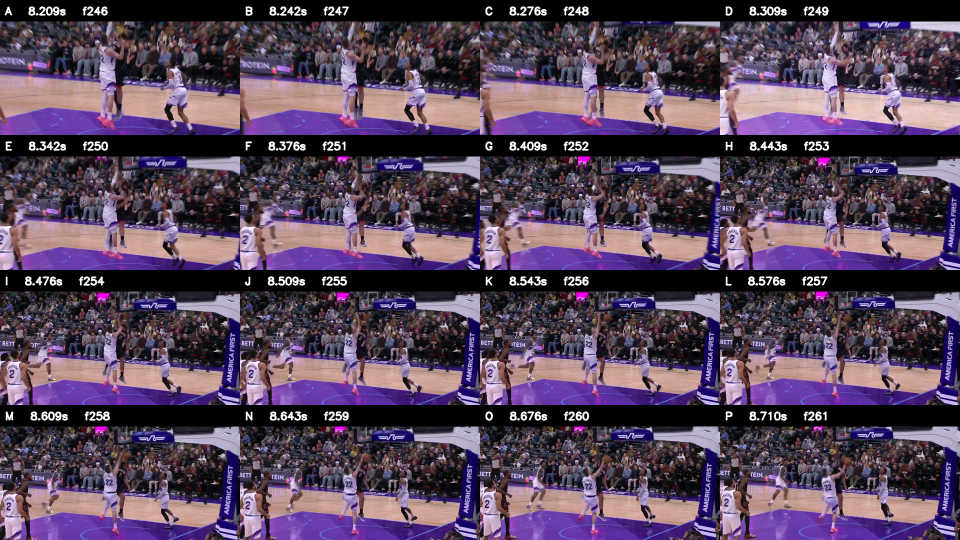
#> input picture freeze_spin/manual_chooser_extended/Jazz_Dunk_Chooser_A-P.png, 1920 x 1080 px (shown at 1/2 size)
$ python -i prove_right_above_rim_physical_event_v70.py   (imports and definitions only)
#> lines starting #> are read from the running program, lines starting #| are printed output that depends on the picture; after the words box and inside, x2 and y2 are one past the last pixel; in counts of white or black regions, pixels touching at a corner belong together
#> further down, picture is the input picture: shape (1080, 1920, 3); mean B, G, R 91.6, 68.8, 87.1
from __future__ import annotations
import argparse, cv2, numpy as np, math, json, hashlib
from pathlib import Path
from scipy.optimize import least_squares
from scipy.ndimage import distance_transform_edt, maximum_filter
from scipy.spatial import cKDTree

FT=30.48; RIM_X=15*2.54; PAINT=8*FT; FTX=15*FT; FTR=6*FT; RESTRICT=4*FT; RIMR=9*2.54
EV_SHA='7092757ccbc61ebe97f38620afa9535564c7636f70647fd3f8cbfb58aa91178b'
TG_SHA='0740ccde03fd7839ae92a0dd617312472559ceedafe94b5825fe8ad512d96a4a'
LAR_CENTER=np.array([1954.0944213029006,-20.657870280048282,370.3129555117168],float)

# [5 lines left out: function sha256, not called in this run]

def hsv_masks(im):
 hsv=cv2.cvtColor(im,cv2.COLOR_BGR2HSV);h,s,v=cv2.split(hsv)
#> after `hsv = cv2.cvtColor(im, cv2.COLOR_BGR2HSV)`: hsv: shape (1080, 1920, 3); mean H, S, V 92.9, 78, 101.4
#> after `h, s, v = cv2.split(hsv)`:
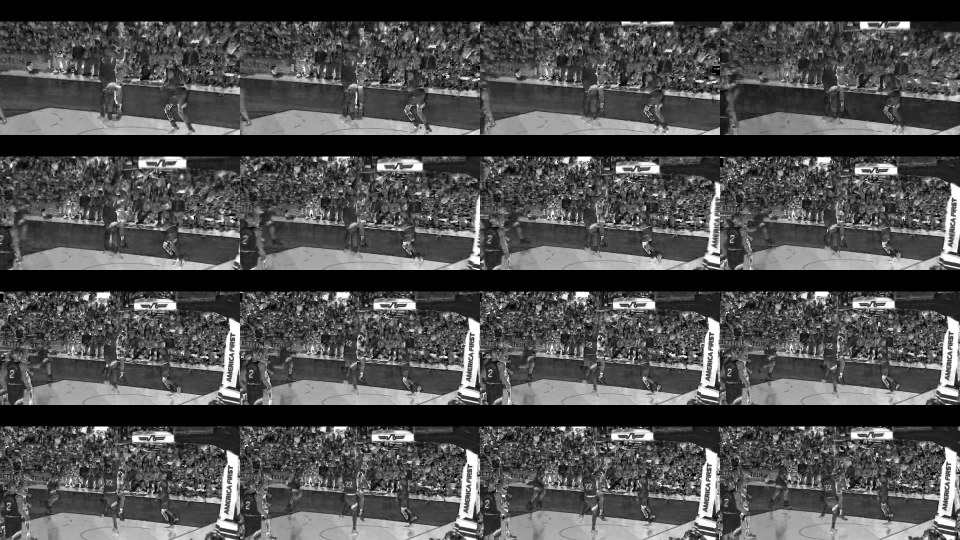
#> s: shape (1080, 1920) (shown at 1/2 size); min 0, max 255, mean 78
#> after `h, s, v = cv2.split(hsv)`:
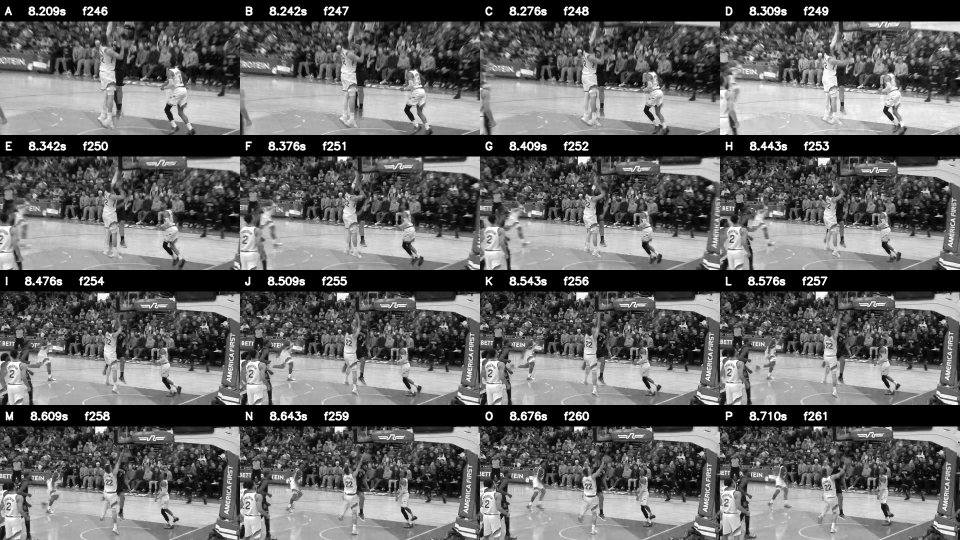
#> v: shape (1080, 1920) (shown at 1/2 size); min 0, max 255, mean 101.4
 cyan=((h>=105)&(h<=122)&(s>=50)&(v>=120)).astype(np.uint8)
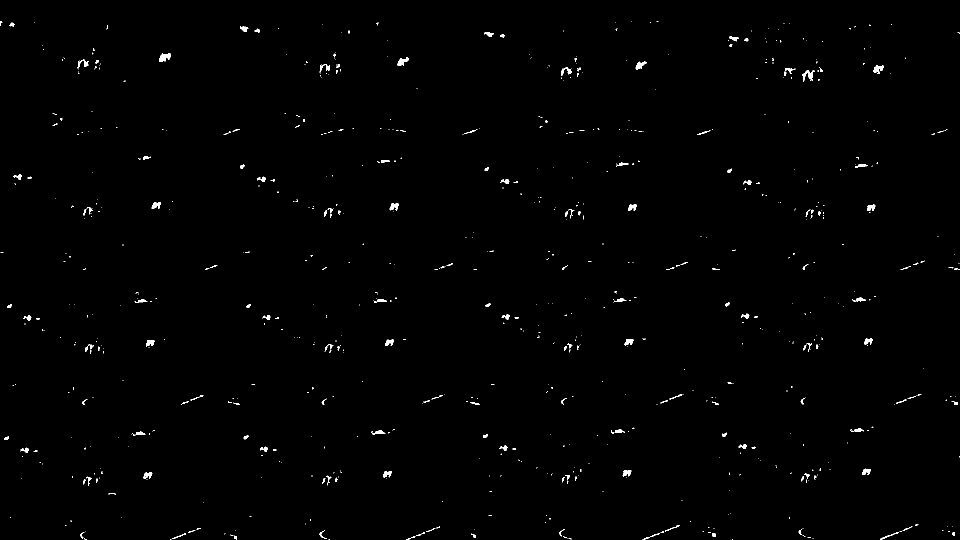
#> cyan: shape (1080, 1920) (shown at 1/2 size); values 0 (black) and 1 (white), 0.59% white; 774 white regions (619 under 20 px), largest, box (x1, y1, x2, y2) and area: (318, 106, 342, 124) 262, (1605, 141, 1630, 164) 214, (795, 114, 818, 132) 212
 red=(((h<=18)|(h>=170))&(s>=80)&(v>=60)).astype(np.uint8)
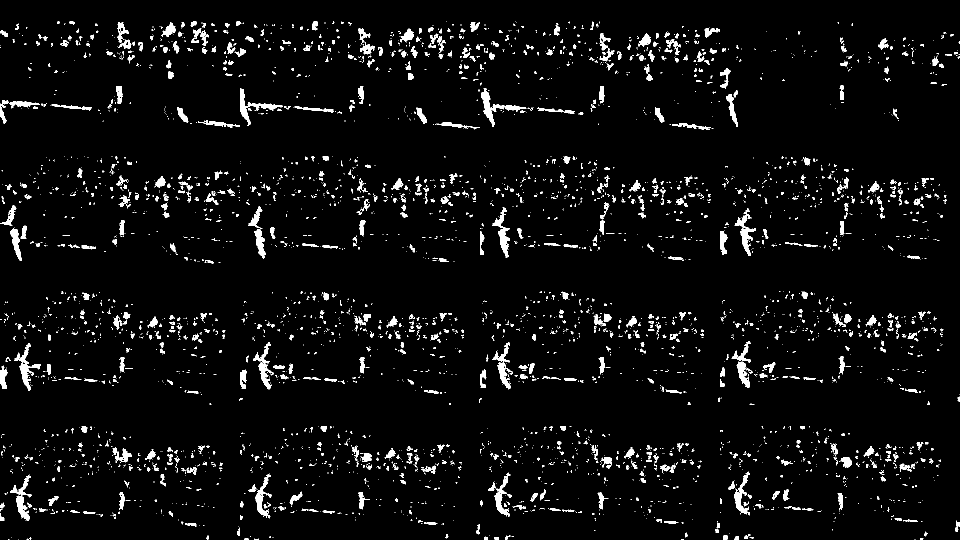
#> red: shape (1080, 1920) (shown at 1/2 size); values 0 (black) and 1 (white), 4.2% white; 4206 white regions (3346 under 20 px), largest, box (x1, y1, x2, y2) and area: (963, 177, 1053, 254) 1311, (480, 177, 565, 252) 1213, (28, 687, 82, 782) 1179
 return cyan,red

def ridge(mask,min_dt=1.5,win=5):
 dt=distance_transform_edt(mask);mx=maximum_filter(dt,size=win,mode='constant');r=mask&(dt>=min_dt)&(dt>=mx-1e-6);y,x=np.where(r);return np.c_[x,y].astype(float)

def extract_event(im):
 cyan,red=hsv_masks(im);Y,X=np.indices(cyan.shape);out={}
 for name,roi in [('left',(X<285)&(Y<390)),('right',(X>675)&(Y<390))]:
  y,x=np.where(cyan.astype(bool)&roi);pts=np.c_[x,y].astype(np.float32)
  vx,vy,x0,y0=cv2.fitLine(pts,cv2.DIST_L1,0,.01,.01).ravel();d=np.abs((pts[:,0]-x0)*vy-(pts[:,1]-y0)*vx);pts=pts[d<3]
  rows=[]
  for yb in range(0,390,8):
   q=pts[(pts[:,1]>=yb)&(pts[:,1]<yb+8)]
   if len(q)>=3: rows.append([np.median(q[:,0]),np.median(q[:,1])])
  rows=np.asarray(rows,float);vx,vy,x0,y0=cv2.fitLine(rows.astype(np.float32),cv2.DIST_L1,0,.01,.01).ravel();d=np.abs((rows[:,0]-x0)*vy-(rows[:,1]-y0)*vx);out[name]=rows[d<1.5]
#> this loop made 2 passes
#> after the loop, out = 2 items
 roi=(X>280)&(X<680)&(Y<170);n,lab,stats,_=cv2.connectedComponentsWithStats((cyan.astype(bool)&roi).astype(np.uint8),8);fm=np.zeros_like(cyan,bool)
#> after `n, lab, stats, _ = cv2.connectedComponentsWithStats((cyan.astype(bool)`:
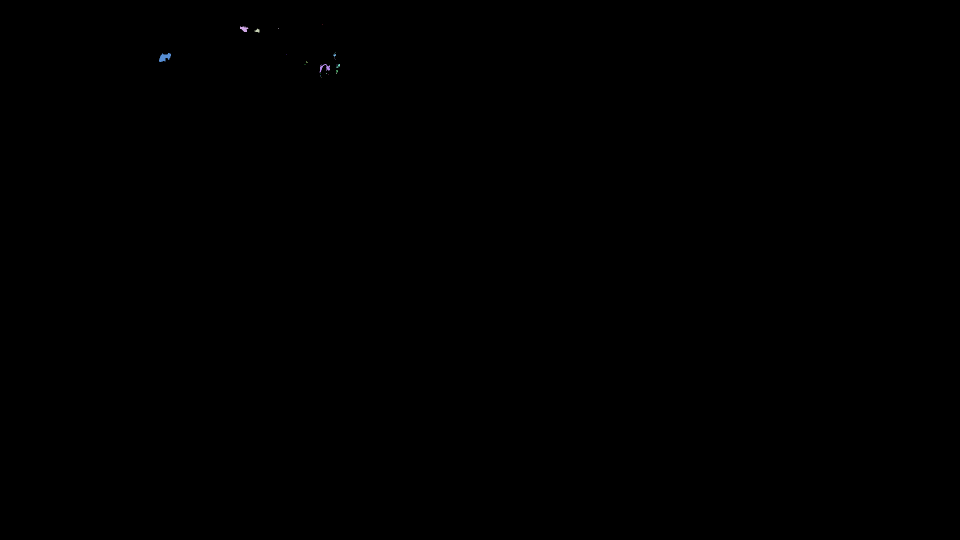
#> lab: shape (1080, 1920) int32 (shown at 1/2 size); 23 distinct labels, from 0 to 22; one colour per label, 0 black
#> after `n, lab, stats, _ = cv2.connectedComponentsWithStats((cyan.astype(bool)`: n = 23; stats = 23 rows, first 6: [0, 0, 1920, 1080, 2072953], [644, 49, 1, 1, 1], [480, 53, 17, 11, 116], [509, 57, 10, 8, 48], [557, 56, 1, 2, 2], [669, 105, 2, 2, 2]
#> after `fm = np.zeros_like(cyan, bool)`: fm: shape (1080, 1920) bool; every value is 0
 for i in range(1,n):
  a=int(stats[i,cv2.CC_STAT_AREA]);x,y,w,h=map(int,stats[i,:4])
  if a<40: continue
  if y>=130 and w<=22 and h<=10: continue
  fm|=lab==i
#> this loop made 22 passes
#> (a, x, y, w, h) on passes 1 to 12: (1, 644, 49, 1, 1), (116, 480, 53, 17, 11), (48, 509, 57, 10, 8), (2, 557, 56, 1, 2), (2, 669, 105, 2, 2), (262, 318, 106, 24, 18), (1, 573, 108, 1, 1), (17, 667, 108, 5, 5), (2, 668, 115, 1, 2), (1, 670, 119, 1, 1), (6, 612, 123, 3, 3), (2, 609, 128, 2, 1)
#> fm: shape (1080, 1920) bool; 0.03% white; 4 white regions, box (x1, y1, x2, y2) and area: (318, 106, 342, 124) 262, (639, 128, 660, 145) 131, (480, 53, 497, 64) 116, (509, 57, 519, 65) 48
 out['ft']=ridge(fm)
#> in ridge, `r = mask & (dt >= min_dt) & (dt >= mx - 1e-06)`: r: shape (1080, 1920) bool; 0% white in thin lines or dots, all inside (x1, y1, x2, y2) = (325, 56, 657, 140)
#> in ridge, `y, x = np.where(r)`: y = 18 values from 56 to 139; x = 18 values, max 656 at index 13, min 325 at index 8, mean 536.5
 roi=(X>300)&(X<670)&(Y>205)&(Y<385);n,lab,stats,_=cv2.connectedComponentsWithStats((cyan.astype(bool)&roi).astype(np.uint8),8);i=1+int(np.argmax(stats[1:,cv2.CC_STAT_AREA]));rp=ridge(lab==i);out['restricted']=rp[rp[:,0]<575]
#> after `n, lab, stats, _ = cv2.connectedComponentsWithStats((cyan.astype(bool)`: lab: shape (1080, 1920) int32; 21 distinct labels, from 0 to 20
#> after `n, lab, stats, _ = cv2.connectedComponentsWithStats((cyan.astype(bool)`: n = 21; stats = 21 rows, first 6: [0, 0, 1920, 1080, 2073291], [569, 226, 3, 1, 3], [668, 227, 1, 1, 1], [592, 230, 8, 4, 10], [606, 239, 4, 5, 16], [590, 250, 10, 5, 17]
#> after `i = 1 + int(np.argmax(stats[1:, cv2.CC_STAT_AREA]))`: i = 16
#> in ridge (call 2), `dt = distance_transform_edt(mask)`: mask: shape (1080, 1920) bool; 0% white; 1 white region, box (x1, y1, x2, y2) and area: (514, 353, 532, 364) 103
#> in ridge (call 2), `y, x = np.where(r)`: r: shape (1080, 1920) bool; 0% white in thin lines or dots, all inside (x1, y1, x2, y2) = (517, 357, 528, 361)
#> after `rp = ridge(lab == i)`: rp = [[517, 357], [527, 357], [526, 360]]
 cx,cy=480.,313.;rr=np.sqrt((X-cx)**2+(Y-cy)**2);ang=(np.degrees(np.arctan2(Y-cy,X-cx))+360)%360;rim=[]
#> after `rr = np.sqrt((X - cx) ** 2 + (Y - cy) ** 2)`:
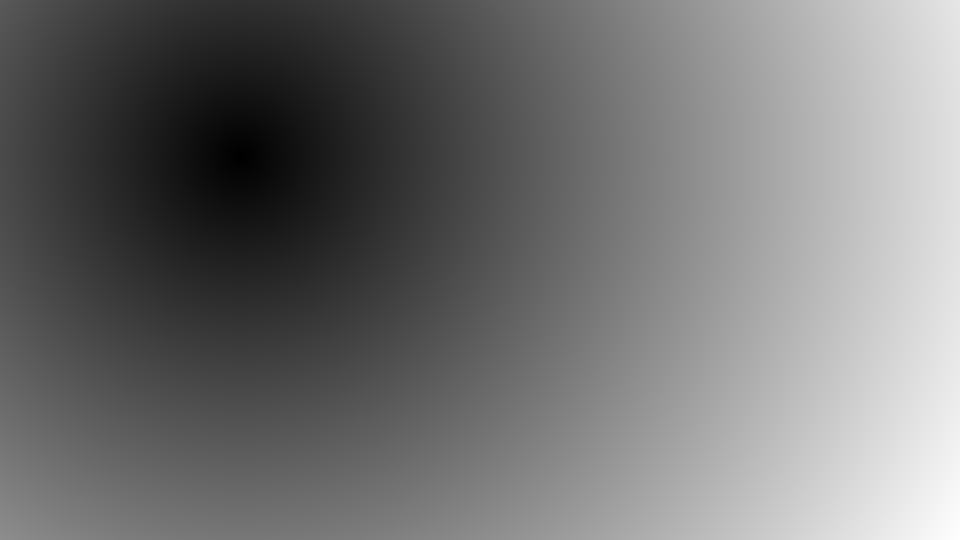
#> rr: shape (1080, 1920) float64 (shown at 1/2 size); min 0, max 1630.2, mean 734.4; drawn with min black and max white
#> after `ang = (np.degrees(np.arctan2(Y - cy, X - cx)) + 360) % 360`:
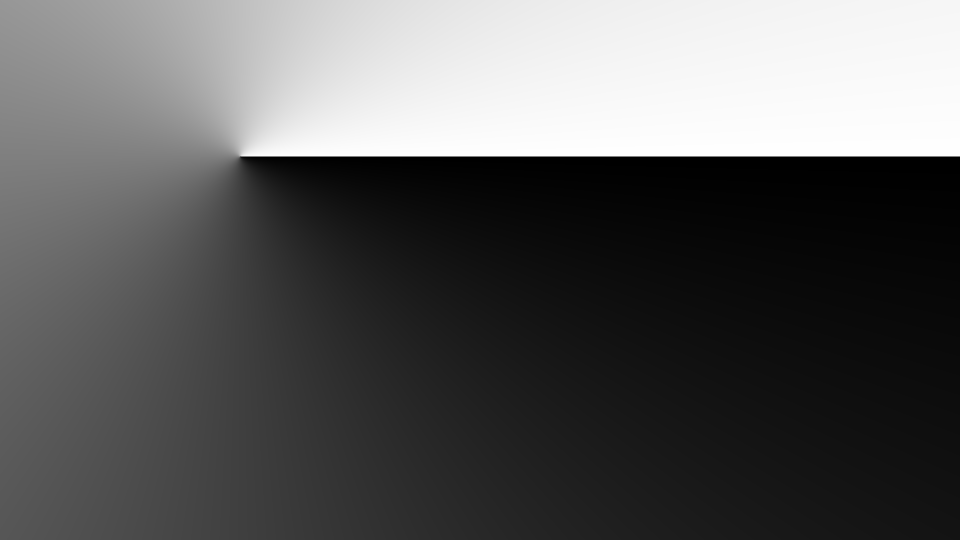
#> ang: shape (1080, 1920) float64 (shown at 1/2 size); min 0, max 360, mean 129.7; drawn with min black and max white
 for a0 in np.arange(0,360,4):
  sel=red.astype(bool)&(rr>42)&(rr<65)&(X>410)&(X<555)&(Y>240)&(Y<380)&(ang>=a0)&(ang<a0+4);ys,xs=np.where(sel)
  if len(xs)>=2:
   rv=np.sqrt((xs-cx)**2+(ys-cy)**2);j=np.argmin(rv);rim.append([xs[j],ys[j],a0])
#> this loop made 90 passes
#> (a0, ys, xs, rv, j) on passes 11, 23, 24, 27: (40, [351, 351, 352], [522, 523, 522], [56.64, 57.38, 57.31], 0), (88, [355, 356, 356, 357, 357, 358, 358, 361, 361, 372], [481, 480, 481, 480, 481, 480, 481, 480, 481, 478], [42.01, 43, 43.01, 44, 44.01, 45, 45.01, 48, 48.01, 59.03], 0), (92, [371, 372, 372, 372], [477, 475, 476, 477], [58.08, 59.21, 59.14, 59.08], 0), (104, [357, 358, 358, 359, 359, 359, 360, 360], [468, 467, 468, 466, 467, 468, 465, 466], [45.61, 46.84, 46.57, 48.08, 47.8, 47.54, 49.34, 49.04], 0)
#> (a0, ys, xs, j) on pass 33: (128, [345, 346, 346, 346, 346, 347, 347, 347, 347, 348], [452, 451, 452, 453, 454, 450, 451, 452, 453, 452], 4)
#> after the loop, rim = 19 items, first 6: [522, 351, 40], [481, 355, 88], [477, 371, 92], [468, 357, 104], [454, 347, 124], [454, 346, 128]
 return out,np.asarray(rim,float)

# [27 lines left out: functions extract_target, split_dict, not called in this run]

def split_rim(rim,off):
 ii=np.arange(len(rim));m=((ii+off)%4==0);return rim[~m,:2],rim[m,:2]

def curve(k,n=720):
 if k=='left':
  x=np.linspace(-400,1200,n);return np.c_[x,np.full(n,-PAINT),np.zeros(n)]
 if k=='right':
  x=np.linspace(-400,1200,n);return np.c_[x,np.full(n,PAINT),np.zeros(n)]
 t=np.linspace(0,2*np.pi,n)
 if k=='ft': return np.c_[FTX+FTR*np.cos(t),FTR*np.sin(t),np.zeros(n)]
 if k=='restricted': return np.c_[RIM_X+RESTRICT*np.cos(t),RESTRICT*np.sin(t),np.zeros(n)]
 return np.c_[RIM_X+RIMR*np.cos(t),RIMR*np.sin(t),np.full(n,10*FT)]
CUR={k:curve(k,900 if k in ['left','right'] else 720) for k in ['left','right','ft','restricted','rim']}
ACTION=np.array([[x,y,z] for x in np.linspace(-30,250,8) for y in np.linspace(-180,180,9) for z in np.linspace(20,350,8)],float)

def project_full(p,P):
 C=p[:3];f=np.exp(p[3]);cx,cy=p[4:6];R=cv2.Rodrigues(p[6:9].reshape(3,1))[0];q=(R@(P-C).T).T;return np.c_[f*q[:,0]/q[:,2]+cx,f*q[:,1]/q[:,2]+cy],q[:,2]
def project_fixed(p,C,P):
 f=np.exp(p[0]);cx,cy=p[1:3];R=cv2.Rodrigues(p[3:6].reshape(3,1))[0];q=(R@(P-C).T).T;return np.c_[f*q[:,0]/q[:,2]+cx,f*q[:,1]/q[:,2]+cy],q[:,2]
def nv(obs,pred):
 d,j=cKDTree(pred).query(obs);return (pred[j]-obs).ravel()
def pstats(obs,k,p,full=True,C=None):
 pr,z=(project_full(p,CUR[k]) if full else project_fixed(p,C,CUR[k]));d=cKDTree(pr).query(obs)[0];return {'count':int(len(d)),'median_px':float(np.median(d)),'p95_px':float(np.percentile(d,95)),'max_px':float(np.max(d))}
def dstat(a,b):
 d=np.linalg.norm(a-b,axis=1);return {'median_px':float(np.median(d)),'p95_px':float(np.percentile(d,95)),'max_px':float(np.max(d))}

# [80 lines left out: functions init_rvec, draw, main, not called in this run]
# [1 line not run here, left out]

>>> import cv2
>>> picture = cv2.imread('manual_chooser_extended/Jazz_Dunk_Chooser_A-P.png')
>>> result = extract_event(picture)
